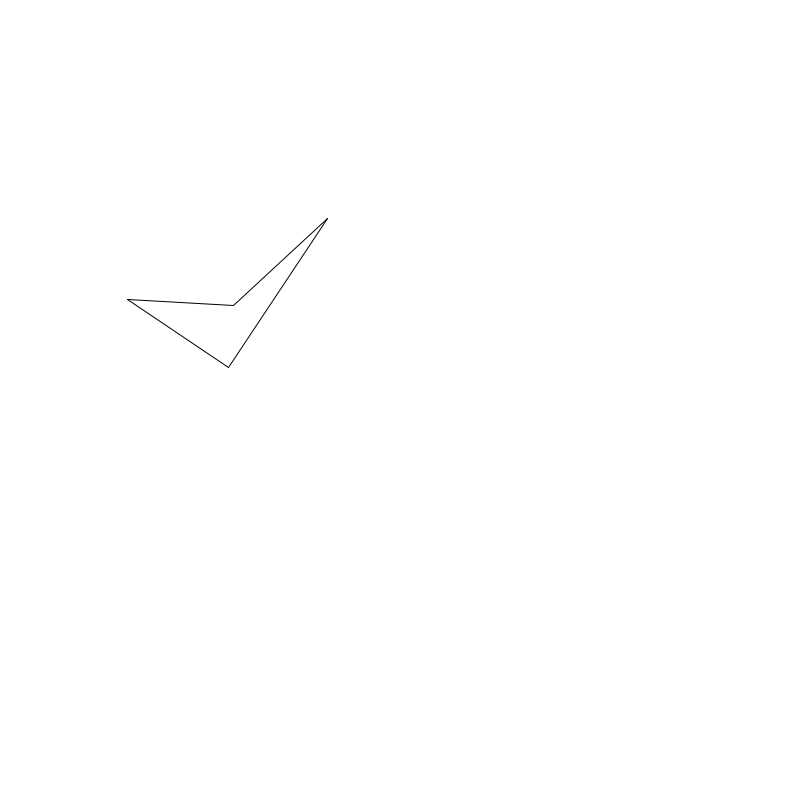
Frame 1 (no input)
Frame 60 (the mouse pressed at the canvas centre just before this capture): identical to frame 1, image omitted
Frame 120 (the mouse held since frame 60 and released just before this capture): identical to frame 1, image omitted

The Processing sketch that drew this single still picture (run headless with seeded random() and noise(); from frame 60 on, the mouse is pressed at the canvas centre):

// Processing sketch: box
// ── box.pde
void setup (){
  size(800,800);
}

void draw(){
  background(255);
  squ(233,305,127,299,228,367,327,218); 
}

void squ(int x1,int y1,int x2,int y2,int x3,int y3, int x4, int y4){
  line(x1,y1,x2,y2);
  line(x2,y2,x3,y3);
  line(x3,y3,x4,y4);
  line(x4,y4,x1,y1);
}
